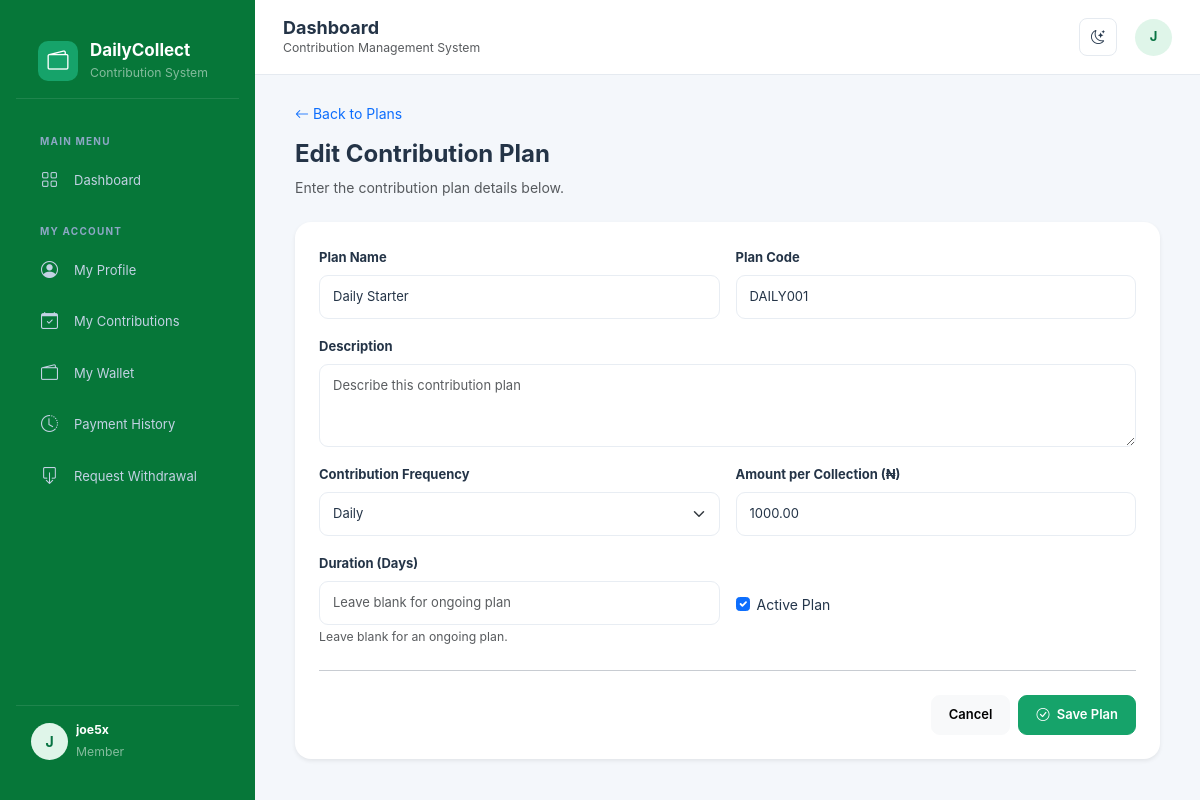
The app's page /contributions/1/edit/ (signed in) with its own data.
### accounts/models.py (models this page shows, shortened)
class User(AbstractUser):
    class Role(models.TextChoices):
        ADMIN = 'ADMIN', 'Administrator'
        MANAGER = 'MANAGER', 'Manager'
        SUPERVISOR = 'SUPERVISOR', 'Supervisor'
        AGENT = 'AGENT', 'Collection Agent'
        ACCOUNTANT = 'ACCOUNTANT', 'Accountant'
        MEMBER = 'MEMBER', 'Member'
    email = models.EmailField(unique=True)
    phone = models.CharField(max_length=20, blank=True)
    role = models.CharField(
        max_length=20,
        choices=Role.choices,
        default=Role.MEMBER
    )
    is_active = models.BooleanField(default=True)
    created_at = models.DateTimeField(auto_now_add=True)
    updated_at = models.DateTimeField(auto_now=True)

### contributions/models.py (models this page shows, shortened)
class ContributionPlan(models.Model):
    class Frequency(models.TextChoices):
        DAILY = 'DAILY', 'Daily'
        WEEKLY = 'WEEKLY', 'Weekly'
        MONTHLY = 'MONTHLY', 'Monthly'
    WEEKDAYS = [
        (0, 'Monday'),
        (1, 'Tuesday'),
        (2, 'Wednesday'),
        (3, 'Thursday'),
        (4, 'Friday'),
        (5, 'Saturday'),
        (6, 'Sunday'),
    ]
    name = models.CharField(max_length=150)
    code = models.CharField(max_length=20, unique=True)
    description = models.TextField(blank=True)
    frequency = models.CharField(
        max_length=10,
        choices=Frequency.choices,
        default=Frequency.DAILY
    )
    amount = models.DecimalField(
        max_digits=12,
        decimal_places=2,
        validators=[MinValueValidator(0.01)]
    )
    collection_weekday = models.IntegerField(
        choices=WEEKDAYS,
        null=True,
        blank=True
    )
    collection_day = models.PositiveSmallIntegerField(
        null=True,
        blank=True
    )
    duration_days = models.PositiveIntegerField(
        null=True,
        blank=True,
        help_text="Leave empty for an ongoing contribution plan."
    )
    is_active = models.BooleanField(default=True)
    created_by = models.ForeignKey(
        settings.AUTH_USER_MODEL,
        on_delete=models.SET_NULL,
        null=True,
        blank=True,
        related_name='created_contribution_plans'
    )
    created_at = models.DateTimeField(auto_now_add=True)
    updated_at = models.DateTimeField(auto_now=True)
    class Meta:
        ordering = ['name']
        verbose_name = 'Contribution Plan'
        verbose_name_plural = 'Contribution Plans'

### contributions/views.py (the view)
# urls.py: path('<int:pk>/edit/', views.plan_update, name='plan_update'),
@login_required
@role_required(User.Role.ADMIN, User.Role.MANAGER)
def plan_update(request, pk):
    plan = get_object_or_404(ContributionPlan, pk=pk)
    if request.method == 'POST':
        form = ContributionPlanForm(request.POST, instance=plan)
        if form.is_valid():
            form.save()
            messages.success(
                request,
                'Contribution plan updated successfully.'
            )
            return redirect('contributions:plan_detail', pk=plan.pk)
    else:
        form = ContributionPlanForm(instance=plan)
    return render(
        request,
        'contributions/plan_form.html',
        {
            'form': form,
            'plan': plan,
            'page_title': 'Edit Contribution Plan',
        }
    )

### templates/contributions/plan_form.html (shortened to what this page needs)
{% extends 'base.html' %}
{% block content %}
<div class="container-fluid">
    <div class="mb-4">
        <a href="{% url 'contributions:plan_list' %}"
           class="text-decoration-none">
            <i class="bi bi-arrow-left"></i> Back to Plans
        </a>
        <h4 class="fw-bold mt-3">{{ page_title }}</h4>
        <p class="text-muted">Enter the contribution plan details below.</p>
    </div>
    <div class="card border-0 shadow-sm">
        <div class="card-body p-4">
            <form method="post">
                <div class="row g-3">
                    <div class="col-md-6">
                        <label class="form-label">Plan Name</label>
                        {{ form.name }}
                    </div>
                    <div class="col-md-6">
                        <label class="form-label">Plan Code</label>
                        {{ form.code }}
                    </div>
                    <div class="col-12">
                        <label class="form-label">Description</label>
                        {{ form.description }}
                    </div>
                    <div class="col-md-6">
                        <label class="form-label">Contribution Frequency</label>
                        {{ form.frequency }}
                    </div>
                    <div class="col-md-6">
                        <label class="form-label">Amount per Collection (₦)</label>
                        {{ form.amount }}
                    </div>
                    <div class="col-md-6">
                        <label class="form-label">Duration (Days)</label>
                        {{ form.duration_days }}
                        <small class="text-muted">Leave blank for an ongoing plan.</small>
                    </div>
                    <div class="col-md-6 d-flex align-items-center">
                        <div class="form-check mt-3">
                            {{ form.is_active }}
                            <label class="form-check-label" for="{{ form.is_active.id_for_label }}">
                                Active Plan
                            </label>
                        </div>
                    </div>
                </div>
                <hr class="my-4">
                <div class="d-flex justify-content-end gap-2">
                    <a href="{% url 'contributions:plan_list' %}"
                       class="btn btn-light">
                        Cancel
                    </a>
                    <button type="submit" class="btn btn-success">
                        <i class="bi bi-check-circle me-1"></i>
                        Save Plan
                    </button>
                </div>
            </form>
        </div>
    </div>
</div>
{% endblock %}

### templates/base.html (shortened to what this page needs)
{% load static %}
<!DOCTYPE html>
<html lang="en" data-bs-theme="light">
<head>
    <link href="https://cdn.jsdelivr.net/npm/bootstrap@5.3.3/dist/css/bootstrap.min.css" rel="stylesheet">
    <link href="https://cdn.jsdelivr.net/npm/bootstrap-icons@1.11.3/font/bootstrap-icons.css" rel="stylesheet">
    <link rel="stylesheet"
      href="{% static 'css/style.css' %}">
</head>
<body>
{% if request.user.is_authenticated %}
<aside class="sidebar" id="sidebar">
    <div class="brand">
        <div class="brand-icon">
            <i class="bi bi-wallet2 text-white"></i>
        </div>
        <div>
            <h5 class="brand-name">DailyCollect</h5>
            <small class="text-white-50">Contribution System</small>
        </div>
    </div>
<div class="sidebar-menu">
    <div class="menu-label">Main Menu</div>
    <a href="{% url 'dashboard' %}" class="sidebar-link">
        <i class="bi bi-grid"></i> Dashboard
    </a>
    {% if request.user.role == 'ADMIN' %}
        <div class="menu-label">Administration</div>
        <a href="{% url 'agents:agent_create' %}" class="sidebar-link">
            <i class="bi bi-person-plus"></i> Register Agent
        </a>
        <a href="{% url 'accounts:user_list' %}" class="sidebar-link">
            <i class="bi bi-people"></i> User Management
        </a>
        <a href="{% url 'agents:agent_list' %}" class="sidebar-link">
            <i class="bi bi-people"></i> Agent Management
        </a>
        <a href="{% url 'members:member_list' %}" class="sidebar-link">
            <i class="bi bi-person-vcard"></i> Members
        </a>
        <a href="#" class="sidebar-link">
            <i class="bi bi-person-badge"></i> Collection Agents
        </a>
        <div class="menu-label">Contribution Management</div>
        <a href="{% url 'contributions:plan_list' %}" class="sidebar-link">
            <i class="bi bi-calendar-check"></i> Contribution Plans
        </a>
        <a href="{% url 'contributions:enrollment_list' %}"
            class="sidebar-link">
            <i class="bi bi-person-check"></i>Member Enrolments
        </a>
        <a href="{% url 'collections:collection_list' %}" class="sidebar-link">
            <i class="bi bi-cash-stack"></i> Daily Collections
        </a>
        <a href="#" class="sidebar-link">
            <i class="bi bi-wallet"></i> Member Wallets
        </a>
        <a href="#" class="sidebar-link">
            <i class="bi bi-box-arrow-down"></i> Withdrawals
        </a>
        <a href="{% url 'wallets:wallet_list' %}" class="nav-link">
            <i class="bi bi-wallet2"></i>Wallet Management
        </a>
        <div class="menu-label">Finance & Reports</div>
        <a href="#" class="sidebar-link">
            <i class="bi bi-arrow-left-right"></i> Transactions
        </a>
        <a href="#" class="sidebar-link">
            <i class="bi bi-receipt"></i> Expenses
        </a>
        <a href="#" class="sidebar-link">
            <i class="bi bi-graph-up-arrow"></i> Reports
        </a>
        <div class="menu-label">System</div>
        <a href="{% url 'accounts:change_password' %}" class="sidebar-link">
            <i class="bi bi-shield-lock"></i> Change Password
        </a>
    {% elif request.user.role == 'MEMBER' %}
        <div class="menu-label">My Account</div>
        <a href="{% url 'accounts:profile' %}" class="sidebar-link">
            <i class="bi bi-person-circle"></i> My Profile
        </a>
        <a href="#" class="sidebar-link">
            <i class="bi bi-calendar-check"></i> My Contributions
        </a>
        <a href="#" class="sidebar-link">
            <i class="bi bi-wallet2"></i> My Wallet
        </a>
        <a href="#" class="sidebar-link">
            <i class="bi bi-clock-history"></i> Payment History
        </a>
        <a href="#" class="sidebar-link">
            <i class="bi bi-box-arrow-down"></i> Request Withdrawal
        </a>
    {% endif %}
</div>
    <div class="sidebar-footer">
        <div class="d-flex align-items-center gap-2">
            <div class="user-avatar">
                {{ request.user.username|first|upper }}
            </div>
            <div class="flex-grow-1 overflow-hidden">
                <div class="text-white small fw-bold text-truncate">
                    {{ request.user.get_full_name|default:request.user.username }}
                </div>
                <small class="text-white-50">
                    {{ request.user.get_role_display }}
                </small>
            </div>
        </div>
    </div>
</aside>
<div class="main-wrapper">
    <header class="topbar">
        <div class="d-flex align-items-center gap-3">
            <div>
                <h5 class="topbar-title">
                    {% block page_title %}Dashboard{% endblock %}
                </h5>
                <small class="text-muted d-none d-sm-block">
                    Contribution Management System
                </small>
            </div>
        </div>
        <div class="topbar-actions">
            <button class="icon-btn" id="themeToggle"
                    title="Toggle theme">
                <i class="bi bi-moon-stars" id="themeIcon"></i>
            </button>
            <div class="dropdown">
                <button class="btn p-0 border-0"
                        data-bs-toggle="dropdown">
                    <div class="user-avatar">
                        {{ request.user.username|first|upper }}
                    </div>
                </button>
            </div>
        </div>
    </header>
    <main class="page-content">
        {% block content %}
        {% endblock %}
    </main>
</div>
{% else %}
    {% block auth_content %}{% endblock %}
{% endif %}
</body>
</html>

### static/css/style.css (style rules this page uses)
:root { --primary: #102a43; --primary-light: #1d456b; --accent: #10b981; --accent-hover: #059669; --background: #f4f7fb; --surface: #ffffff; --text: #243447; --muted: #8492a6; --border: #e8edf3; --danger: #ef4444; --warning: #f59e0b; --info: #3b82f6; --sidebar-width: 260px; --topbar-height: 75px; --shadow-sm: 0 2px 8px rgba(16, 42, 67, .04); --shadow-md: 0 8px 25px rgba(16, 42, 67, .07); --radius: 16px; }
* { box-sizing: border-box; }
body { background: var(--background); color: var(--text); font-family: 'Inter', 'Segoe UI', sans-serif; font-size: 14px; transition: background .3s, color .3s; }
a { text-decoration: none; }
h1, h2, h3, h4, h5, h6 { color: var(--text); font-weight: 700; }
.sidebar { width: var(--sidebar-width); background: var(--primary); color: #fff; position: fixed; top: 0; left: 0; bottom: 0; z-index: 1040; padding: 24px 16px; overflow-y: auto; transition: transform .3s ease; }
.topbar { height: var(--topbar-height); background: var(--surface); border-bottom: 1px solid var(--border); display: flex; align-items: center; justify-content: space-between; padding: 0 30px; position: sticky; top: 0; z-index: 1020; }
.topbar-title { font-size: 19px; font-weight: 750; margin: 0; }
.page-content { padding: 30px; }
.card { background: var(--surface); border: 1px solid var(--border); border-radius: var(--radius); box-shadow: var(--shadow-sm); color: var(--text); }
.card-body { padding: 22px; }
.btn { border-radius: 9px; padding: 9px 17px; font-weight: 600; font-size: 13px; transition: .2s; }
.btn-success { background: var(--accent); border-color: var(--accent); }
.form-label { font-weight: 650; color: var(--text); font-size: 13px; margin-bottom: 8px; }
.form-control, .form-select { background-color: var(--surface); color: var(--text); border: 1px solid var(--border); border-radius: 9px; padding: 11px 13px; font-size: 13px; }
:root { --sidebar-width: 255px; --primary: #055fc6; --accent: #16a36a; --body-bg: #f4f7fb; --card-bg: #ffffff; --text-main: #24364b; --border-color: #e5eaf0; --sidebar-bg: #067739; }
body { background: var(--body-bg); color: var(--text-main); font-family: Inter, "Segoe UI", sans-serif; min-height: 100vh; transition: background .2s ease, color .2s ease; }
.sidebar { width: var(--sidebar-width); height: 100vh; position: fixed; top: 0; left: 0; background: var(--sidebar-bg); color: white; z-index: 1040; display: flex; flex-direction: column; transition: transform .3s ease; }
.brand { height: 75px; display: flex; align-items: center; padding: 0 22px; gap: 12px; border-bottom: 1px solid rgba(255,255,255,.1); }
.brand-icon { width: 40px; height: 40px; background: var(--accent); border-radius: 10px; display: flex; align-items: center; justify-content: center; font-size: 21px; }
.brand-name { font-size: 17px; font-weight: 750; color: white; margin: 0; }
.sidebar-menu { padding: 20px 12px; overflow-y: auto; flex: 1; }
.menu-label { font-size: 10px; color: #8da7c5; font-weight: 700; letter-spacing: 1.2px; padding: 15px 12px 8px; text-transform: uppercase; }
.sidebar-link { display: flex; align-items: center; gap: 12px; padding: 11px 13px; margin-bottom: 4px; border-radius: 7px; color: #c3d2e4; text-decoration: none; font-size: 13px; transition: .2s; }
.sidebar-link i { font-size: 17px; width: 21px; }
.sidebar-footer { padding: 15px; border-top: 1px solid rgba(255,255,255,.1); }
.main-wrapper { margin-left: var(--sidebar-width); min-height: 100vh; }
.topbar { height: 75px; background: var(--card-bg); border-bottom: 1px solid var(--border-color); display: flex; align-items: center; justify-content: space-between; padding: 0 28px; position: sticky; top: 0; z-index: 1020; }
.topbar-title { font-size: 18px; font-weight: 700; margin: 0; }
.topbar-actions { display: flex; align-items: center; gap: 18px; }
.icon-btn { width: 38px; height: 38px; border: 1px solid var(--border-color); background: var(--card-bg); color: var(--text-main); border-radius: 8px; display: flex; align-items: center; justify-content: center; }
.user-avatar { width: 37px; height: 37px; border-radius: 50%; background: #dff5e9; color: #087443; display: flex; justify-content: center; align-items: center; font-weight: 700; }
.page-content { padding: 28px; }
.card { background: var(--card-bg); border-color: var(--border-color); color: var(--text-main); }

### records on screen
User: user.username|first "J", user.get_full_name "joe5x", user.role "Member"
ContributionPlan: name "Daily Starter", code "DAILY001", frequency "Daily", amount "1000.00", is_active "☑"

### other values on screen
{{ page_title }} "Edit Contribution Plan"
